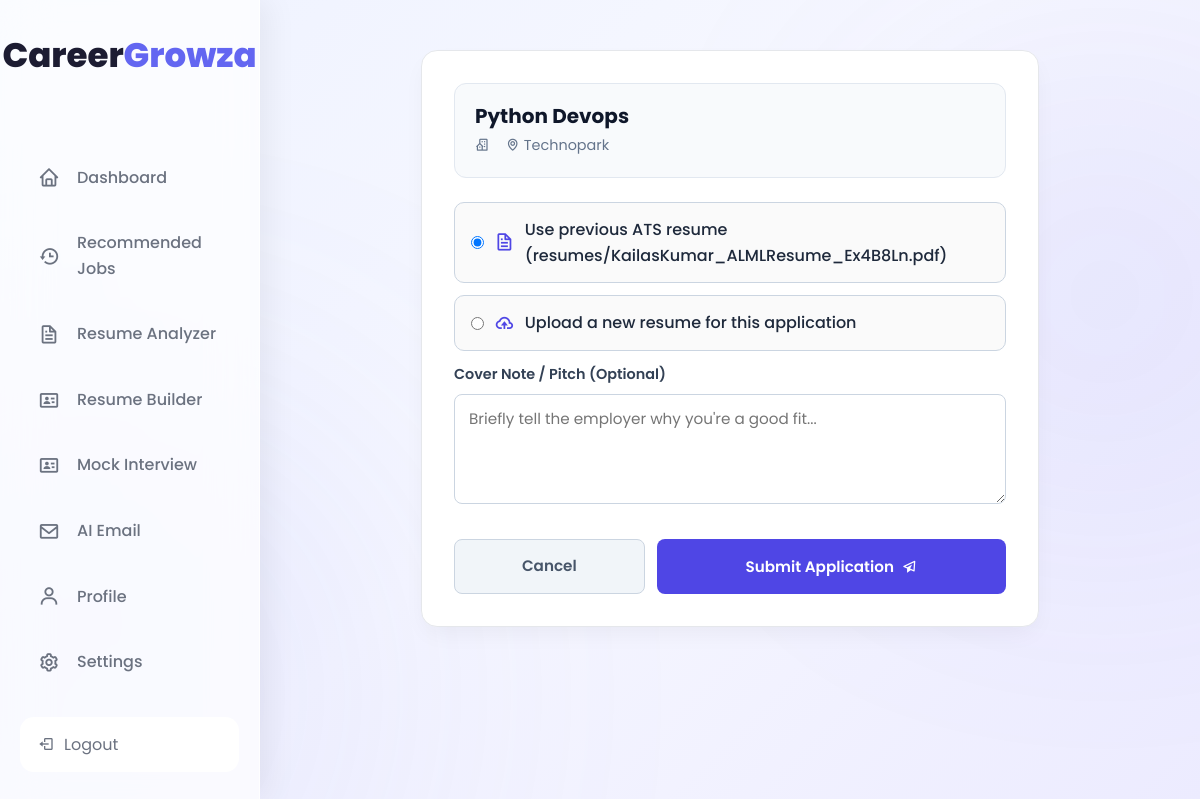
The app's page /jobs/apply/3/ (signed in) with its own data.
### web/models.py (models this page shows, shortened)
class RecruiterJob(models.Model):
    recruiter = models.ForeignKey(User, on_delete=models.CASCADE, limit_choices_to={'is_staff': True}) # Or extend via a profile type
    title = models.CharField(max_length=255)
    company_name = models.CharField(max_length=255)
    location = models.CharField(max_length=255)
    description = models.TextField()
    salary = models.CharField(max_length=100, blank=True, null=True, help_text="e.g. ₹6,000,000 - ₹12,000,000 PA or $80k - $100k")
    experience_required = models.CharField(max_length=100, blank=True, null=True, help_text="e.g. 2-4 Years or Entry Level")
    required_skills = models.JSONField(default=list, blank=True)
    redirect_url = models.URLField(blank=True, null=True, help_text="Link to external application form if applicable")
    created_at = models.DateTimeField(auto_now_add=True)

class ATSResult(models.Model):
    user = models.ForeignKey(User, on_delete=models.CASCADE)
    resume = models.FileField(upload_to="resumes/")
    job_description = models.TextField()
    resume_json = models.JSONField()
    jd_json = models.JSONField()
    ats_score = models.FloatField(default=0)
    matched_skills = models.JSONField(default=list)
    missing_skills = models.JSONField(default=list)
    recommended_skills = models.JSONField(default=list)
    strengths = models.JSONField(default=list)
    improvements = models.JSONField(default=list)
    created_at = models.DateTimeField(auto_now_add=True)

### web/views.py (the view, shortened to what this page needs)
@login_required
def apply_job_view(request, job_id):
    job = get_object_or_404(RecruiterJob, id=job_id)
    existing_application = Application.objects.filter(job=job, applicant=request.user).exists()
    if existing_application:
        messages.warning(request, f"You have already applied for '{job.title}'.")
        return redirect('dashboard')
    user_profile = getattr(request.user, 'profile', None)
    latest_ats_result = ATSResult.objects.filter(user=request.user).order_by('-created_at').first()
    latest_resume = None
    if latest_ats_result and latest_ats_result.resume:
        latest_resume = latest_ats_result.resume
    elif user_profile and hasattr(user_profile, 'resume') and user_profile.resume:
        latest_resume = user_profile.resume
    return render(request, 'apply_job.html', {'job': job, 'latest_resume': latest_resume})

### web/templates/apply_job.html (shortened to what this page needs)
{% load static %}
<!DOCTYPE html>
<html lang="en">
<head>
  <link rel="stylesheet" href="https://unpkg.com/boxicons@2.1.4/css/boxicons.min.css">
  <link rel="stylesheet" href="{% static 'css/common.css' %}">
  <link rel="stylesheet" href="{% static 'css/layout.css' %}">
  <link rel="stylesheet" href="{% static 'css/sidebar.css' %}">
</head>
<body>
{% include "navbar.html" with active_page="dashboard" %}
<main class="main-content">
  <div class="apply-container">
    <div class="apply-card">
      <div class="job-summary">
        <h2>{{ job.title }}</h2>
        <div class="job-meta-info">
          <span><i class='bx bx-building-house'></i> {{ job.company }}</span>
          <span><i class='bx bx-map'></i> {{ job.location }}</span>
        </div>
      </div>
      <form method="POST" enctype="multipart/form-data">
        {% if latest_resume %}
          <div class="resume-choice-box">
            <label class="resume-label">
              <input type="radio" name="use_existing_resume" value="true" checked onclick="toggleUpload(false)">
              <i class='bx bx-file' style="font-size: 1.3rem; color: #4f46e5;"></i>
              <span>Use previous ATS resume ({{ latest_resume.name }})</span>
            </label>
          </div>
          <div class="resume-choice-box">
            <label class="resume-label">
              <input type="radio" name="use_existing_resume" value="false" onclick="toggleUpload(true)">
              <i class='bx bx-cloud-upload' style="font-size: 1.3rem; color: #4f46e5;"></i>
              <span>Upload a new resume for this application</span>
            </label>
          </div>
        {% else %}
          <div class="form-group">
            <label for="resume">Upload Resume (PDF or DOCX) *</label>
            <input type="file" id="resume" name="resume" class="form-control" accept=".pdf,.doc,.docx" required>
          </div>
        {% endif %}
        <div class="form-group">
          <label for="cover_note">Cover Note / Pitch (Optional)</label>
          <textarea id="cover_note" name="cover_note" class="form-control" placeholder="Briefly tell the employer why you're a good fit..."></textarea>
        </div>
        <div class="action-row">
          <a href="{% url 'dashboard' %}" class="btn-cancel">Cancel</a>
          <button type="submit" class="btn-submit">
            Submit Application <i class='bx bx-paper-plane'></i>
          </button>
        </div>
      </form>
    </div>
  </div>
</main>
</body>
</html>

### static/css/common.css (style rules this page uses)
:root { --background: linear-gradient(135deg, #eef2ff, #f7f8ff, #ecebff); --card: #ffffff; --surface: #f8f9ff; --surface-2: #eef2ff; --glass: rgba(255, 255, 255, 0.72); --glass-border: rgba(255, 255, 255, 0.75); --text: #1c1c32; --text-light: #6b7280; --border: #d8def7; --input-bg: #ffffff; --primary: #6366f1; --primary-hover: #4f46e5; --shadow: 0 10px 30px rgba(0, 0, 0, 0.08); }
* { margin: 0; padding: 0; box-sizing: border-box; font-family: 'Poppins', sans-serif; transition: background-color 0.3s ease, color 0.3s ease, border-color 0.3s ease, box-shadow 0.3s ease; }
html { scroll-behavior: smooth; }
body { min-height: 100vh; background: var(--background); color: var(--text); overflow-x: hidden; overflow-y: auto; position: relative; line-height: 1.6; }
body::before { content: ''; position: fixed; width: 450px; height: 450px; left: -120px; bottom: -120px; border-radius: 50%; background: var(--primary); filter: blur(170px); opacity: 0.18; z-index: -2; }
body::after { content: ''; position: fixed; width: 350px; height: 350px; right: -80px; top: 120px; border-radius: 50%; background: var(--primary-hover); filter: blur(150px); opacity: 0.16; z-index: -2; }
h1, h2, h3, h4, h5, h6 { color: var(--text); line-height: 1.2; }
a { text-decoration: none; color: inherit; }
button { border: none; cursor: pointer; }

### static/css/layout.css (style rules this page uses)
* { margin: 0; padding: 0; box-sizing: border-box; }
html { scroll-behavior: smooth; }
body { font-family: 'DM Sans', sans-serif; background: var(--background); color: var(--text); min-height: 100vh; overflow-x: hidden; }
.main-content { flex:1; margin-left:260px; padding:20px 24px; overflow-x:hidden; min-width:0; transition: margin-left .35s ease, padding .35s ease; }

### web/templates/apply_job.html (style rules this page uses)
.apply-container { max-width: 650px; margin: 30px auto; padding: 0 16px; }
.apply-card { background: #ffffff; border: 1px solid #e5e7eb; border-radius: 16px; padding: 32px; box-shadow: 0 10px 25px -5px rgba(0, 0, 0, 0.05); }
.job-summary { background: #f8fafc; border: 1px solid #e2e8f0; border-radius: 12px; padding: 20px; margin-bottom: 24px; }
.job-summary h2 { font-size: 1.25rem; font-weight: 700; color: #0f172a; margin: 0 0 6px 0; }
.job-meta-info { display: flex; gap: 16px; color: #64748b; font-size: 0.9rem; }
.job-meta-info span { display: flex; align-items: center; gap: 4px; }
.form-group { margin-bottom: 20px; }
.form-group label { display: block; font-size: 0.9rem; font-weight: 600; color: #334155; margin-bottom: 8px; }
.form-control { width: 100%; padding: 12px 14px; border: 1px solid #cbd5e1; border-radius: 8px; font-family: inherit; font-size: 0.95rem; box-sizing: border-box; transition: border-color 0.2s; }
textarea.form-control { resize: vertical; min-height: 110px; }
.resume-choice-box { border: 1px solid #cbd5e1; border-radius: 10px; padding: 14px 16px; margin-bottom: 12px; background: #fafafa; }
.resume-label { display: flex; align-items: center; gap: 10px; cursor: pointer; font-weight: 500; color: #1e293b; }
.action-row { display: flex; gap: 12px; margin-top: 28px; }
.btn-submit { flex: 2; background: #4f46e5; color: #ffffff; border: none; border-radius: 8px; padding: 14px; font-weight: 600; font-size: 0.95rem; cursor: pointer; display: flex; align-items: center; justify-content: center; gap: 8px; }
.btn-cancel { flex: 1; background: #f1f5f9; color: #475569; border: 1px solid #cbd5e1; border-radius: 8px; padding: 14px; font-weight: 600; font-size: 0.95rem; text-decoration: none; text-align: center; }

### records on screen
RecruiterJob: title "Python Devops", location "Technopark"
ATSResult: name "resumes/KailasKumar_ALMLResume_Ex4B8Ln.pdf"
